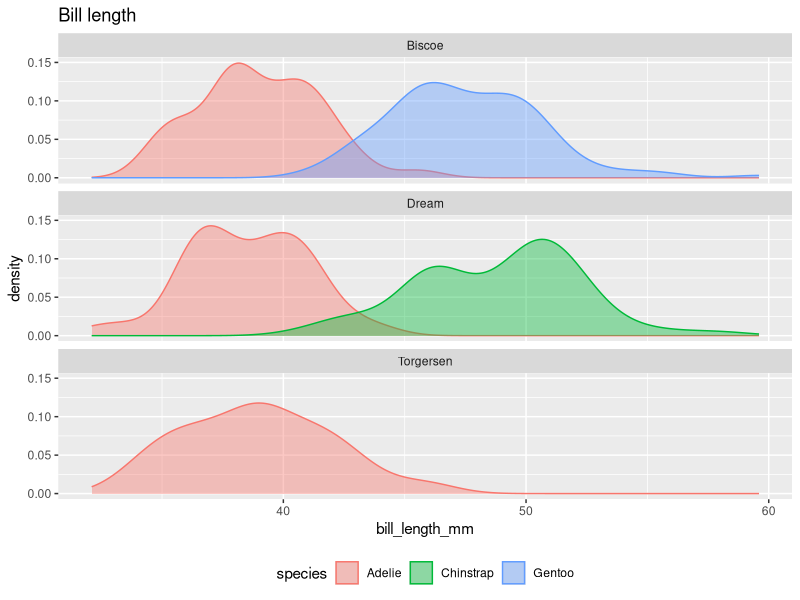
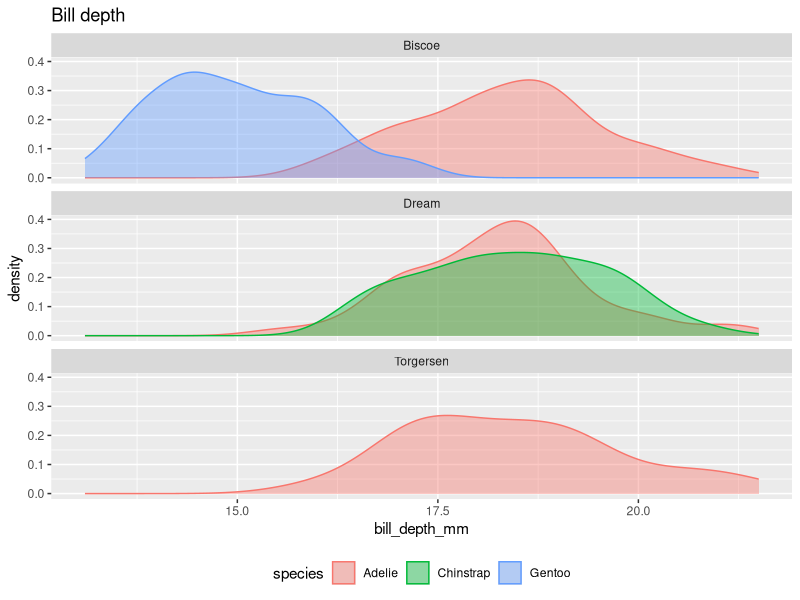
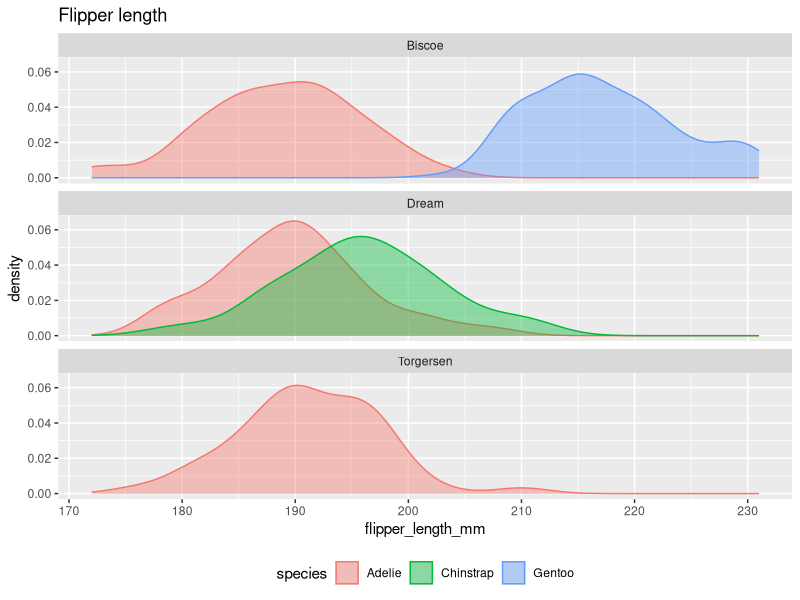
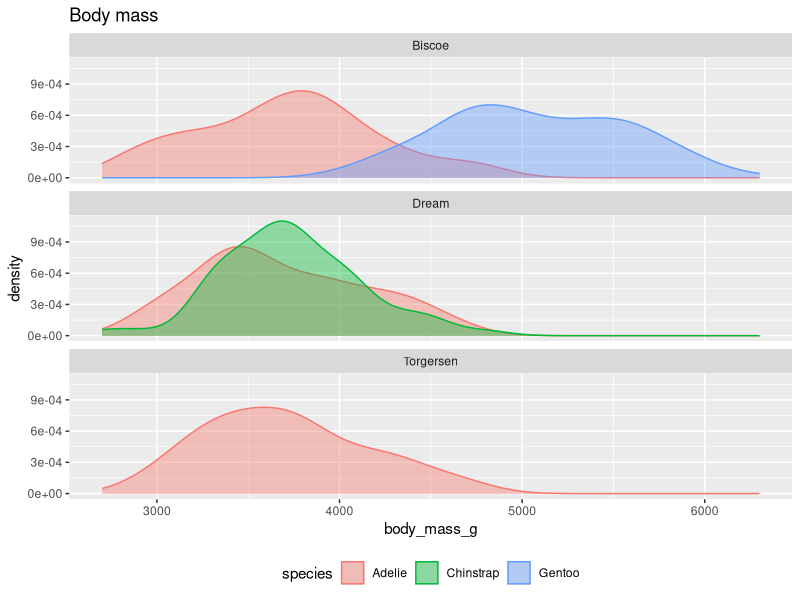

Write R code to recreate these figures, in order.
# If necessary, install packages

if(FALSE) {
  install.packages("palmerpenguins")
  install.packages("dplyr")
  install.packages("ggplot2")
}

# Load packages
library(palmerpenguins)
library(dplyr)
library(ggplot2)

data(penguins)

# Show the top of the `penguins` data frame

head(penguins)

# Calculate average trait measures per species per island

penguins_traits <- penguins |>
  group_by(species, island) |>
  summarize(across(c(ends_with("mm"), ends_with("g")), function(x) mean(x, na.rm = T)))

penguins_traits

# Quarto challenge: Show these tables in the document and supply table legends.
# Quarto challenge: Hide the code that produces these tables.

# Plot density smooths of trait measures per species per island

ggplot(penguins, aes(bill_length_mm, color = species, fill = species)) +
  geom_density(alpha = .4) +
  facet_wrap(vars(island), ncol = 1) +
  theme(legend.position = "bottom") +
  ggtitle("Bill length")


ggplot(penguins, aes(bill_depth_mm, color = species, fill = species)) +
  geom_density(alpha = .4) +
  facet_wrap(vars(island), ncol = 1) +
  theme(legend.position = "bottom") +
  ggtitle("Bill depth")


ggplot(penguins, aes(flipper_length_mm, color = species, fill = species)) +
  geom_density(alpha = .4) +
  facet_wrap(vars(island), ncol = 1) +
  theme(legend.position = "bottom") +
  ggtitle("Flipper length")


ggplot(penguins, aes(body_mass_g, color = species, fill = species)) +
  geom_density(alpha = .4) +
  facet_wrap(vars(island), ncol = 1) +
  theme(legend.position = "bottom") +
  ggtitle("Body mass")

# Quarto challenge: Add figure labels to these plots.

# Quarto challenge: Write a short blurb about these results and reference the figures and tables.


# Quarto challenge: Feature a picture of the penguins.
# Artwork of the penguins (by Allison Horst) available for download here: https://allisonhorst.github.io/palmerpenguins/articles/art.html
# Make sure to attribute Allison!